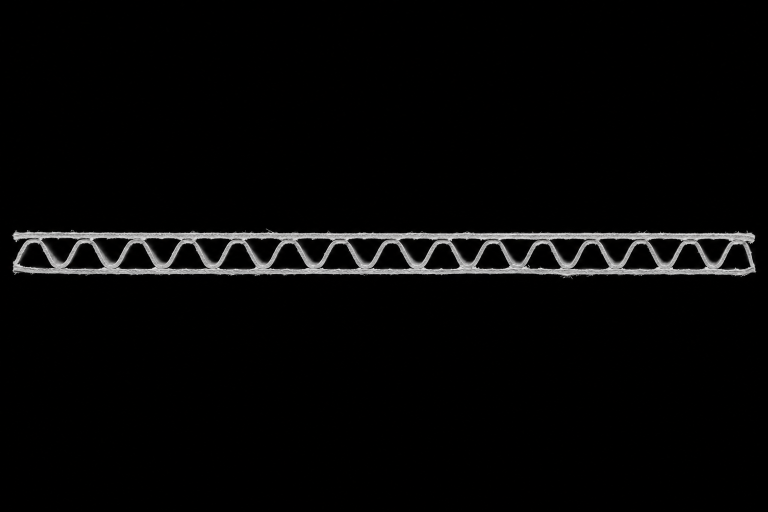
#> input picture data/synthetic_images/native/ai_regular.png, 1536 x 1024 px (shown at 1/2 size); its folder holds 4 pictures in this run
$ python plot_synthetic_images.py
#> lines starting #> are read from the running program, lines starting #| are printed output that depends on the picture; after the words box and inside, x2 and y2 are one past the last pixel; in counts of white or black regions, pixels touching at a corner belong together
### gnn_cb/image_graph.py
"""Inspectable camera image -> material graph -> masked nodal trajectories.

The extraction follows the existing Graph-CB methodology (blur, threshold,
component filtering, skeletonisation and contraction), without importing its
monolithic interactive script. Junction clusters and endpoints are nodes;
degree-two skeleton pixels are retained as edge polylines, not model nodes.
Automatic tracks are observations with uncertainty, never DIC ground truth.
"""
from __future__ import annotations

from dataclasses import asdict, dataclass
import hashlib
import gzip
import json
import os
from pathlib import Path
import re

import cv2
import networkx as nx
import numpy as np
from scipy import ndimage
from scipy.optimize import linear_sum_assignment
from scipy.spatial.distance import cdist
from skimage.morphology import skeletonize


@dataclass(frozen=True)
class ExtractionConfig:
    threshold: float = 20.0
    threshold_mode: str = "fixed"  # fixed reproduces source preprocessing
    gaussian_kernel: int = 7
    gaussian_sigma: float = 1.0
    median_kernel: int = 5
    min_component_pixels: int = 150
    min_component_height: int = 9
    min_spur_length: float = 8.0
    border_tolerance: float = 12.0
    max_track_distance: float = 10.0
    max_gap: int = 2
    ambiguity_margin: float = 1.5
    min_frame_coverage: float = 0.65
    roi: tuple[int, int, int, int] | None = None  # x0,y0,x1,y1; image coordinates


def _gray(image: np.ndarray) -> np.ndarray:
    if image.ndim == 3:
        image = cv2.cvtColor(image[:, :, :3], cv2.COLOR_BGR2GRAY)
    if image.ndim != 2:
        raise ValueError("Expected grayscale or BGR image")
    if image.dtype != np.uint8:
        if not np.isfinite(image).all():
            raise ValueError("Nonfinite image pixels")
        image = np.clip(image, 0, 255).astype(np.uint8)
    return image


def preprocess(image: np.ndarray, config: ExtractionConfig) -> tuple[np.ndarray, dict]:
    """Segment bright material while excluding isolated loading plate lines.

    Component height is measured *before* selecting a specimen. Thin isolated
    horizontal components are omitted, but liners connected to a corrugation
    remain. No closing, gap filling or guessed material bridges are applied.
    """
    gray = _gray(image)
    if config.threshold_mode not in {"fixed", "otsu"}:
        raise ValueError("threshold_mode must be fixed or otsu")
    if config.gaussian_kernel < 1 or config.gaussian_kernel % 2 != 1:
        raise ValueError("gaussian_kernel must be a positive odd integer")
    blurred = cv2.GaussianBlur(gray, (config.gaussian_kernel,) * 2, config.gaussian_sigma)
    if config.threshold_mode == "otsu":
        threshold, binary = cv2.threshold(blurred, 0, 255, cv2.THRESH_BINARY + cv2.THRESH_OTSU)
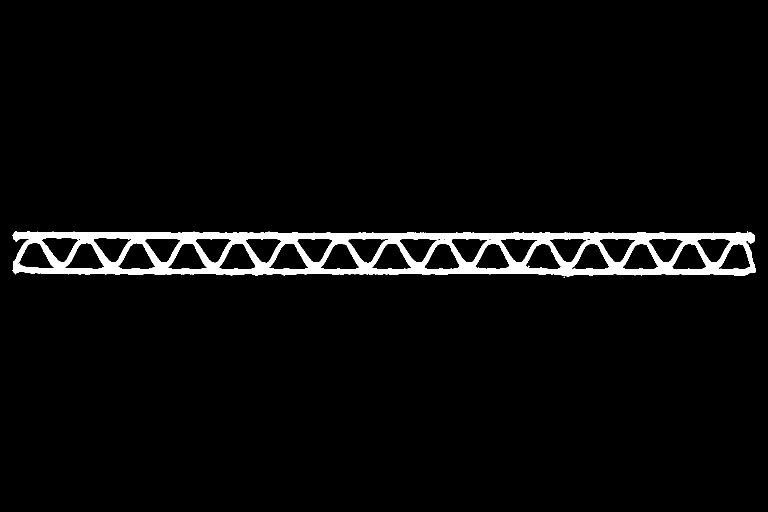
#> binary: shape (1024, 1536) (shown at 1/2 size); 3.8% white; 3 white regions (2 under 20 px), largest, box (x1, y1, x2, y2) and area: (25, 462, 1512, 553) 59132
#> threshold = 80
    else:
        threshold = config.threshold
        _, binary = cv2.threshold(blurred, threshold, 255, cv2.THRESH_BINARY)
    if config.roi is not None:
        x0, y0, x1, y1 = config.roi
        if not 0 <= x0 < x1 <= gray.shape[1] or not 0 <= y0 < y1 <= gray.shape[0]:
            raise ValueError("ROI falls outside image")
        roi_mask = np.zeros_like(binary)
        roi_mask[y0:y1, x0:x1] = 255
        binary &= roi_mask
    nlabels, labels, stats, _ = cv2.connectedComponentsWithStats(binary, connectivity=8)
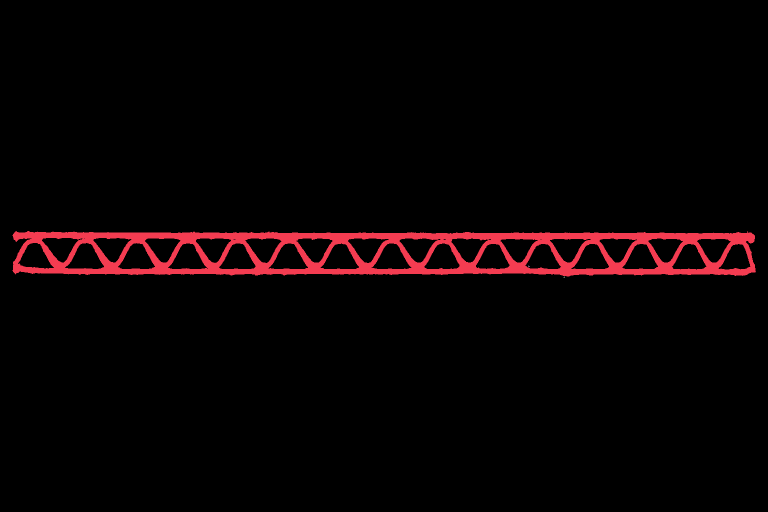
#> labels: shape (1024, 1536) int32 (shown at 1/2 size); 4 distinct labels, from 0 to 3; one colour per label, 0 black
#> nlabels = 4; stats = [[0, 0, 1536, 1024, 1513723], [25, 462, 1487, 91, 59132], [1057, 531, 2, 3, 5], [1127, 553, 3, 3, 4]]
    retained, rejected = [], []
    for label in range(1, nlabels):
        x, y, w, h, area = map(int, stats[label])
        record = {"label": label, "bbox_xywh": [x, y, w, h], "area": area}
        # An intact corrugation spans at least 9 px vertically. Small broken
        # pieces are deliberately withheld and reported instead of stitched.
        if area >= config.min_component_pixels and h >= config.min_component_height:
            retained.append(record)
        else:
            rejected.append(record)
#> this loop made 3 passes
#> after the loop, rejected = 2 items; retained = 1 item
    clean = np.isin(labels, [c["label"] for c in retained]).astype(np.uint8) * 255
#> clean: shape (1024, 1536); 3.8% white; 1 white region, box (x1, y1, x2, y2) and area: (25, 462, 1512, 553) 59132
    if config.median_kernel > 1:
        if config.median_kernel % 2 != 1:
            raise ValueError("median_kernel must be odd")
        clean = cv2.medianBlur(clean, config.median_kernel)
#> clean: shape (1024, 1536); 3.8% white; 1 white region, box (x1, y1, x2, y2) and area: (26, 462, 1511, 553) 59410
    info = {
        "threshold_used": float(threshold), "retained_components": retained,
        "rejected_component_count": len(rejected),
        "retained_foreground_pixels": int(np.count_nonzero(clean)),
        "image_shape": list(gray.shape),
        "foreground_fraction": float(np.mean(clean > 0)),
    }
    return clean > 0, info


def _ordered_points(graph: nx.MultiGraph, u: int, v: int, data: dict) -> np.ndarray:
    points = data["points_xy"]
    return points if np.linalg.norm(points[0] - graph.nodes[u]["xy"]) <= np.linalg.norm(points[-1] - graph.nodes[u]["xy"]) else points[::-1]


def _contract_degree_two(graph: nx.MultiGraph) -> None:
    while True:
        removable = [n for n in graph if graph.degree(n) == 2 and len(set(graph.neighbors(n))) == 2]
        if not removable:
            break
        node = removable[0]
        u, v = list(graph.neighbors(node))
        a = next(iter(graph[u][node].values()))
        b = next(iter(graph[node][v].values()))
        pts = np.vstack([_ordered_points(graph, u, node, a), _ordered_points(graph, node, v, b)])
        graph.remove_node(node)
        graph.add_edge(u, v, points_xy=pts, length_px=float(np.linalg.norm(np.diff(pts, axis=0), axis=1).sum()))


def skeleton_graph(skeleton: np.ndarray, config: ExtractionConfig) -> tuple[nx.MultiGraph, dict]:
    """Collapse the material skeleton into a graph with physical junctions.

    Eight-connected clusters of non-degree-two pixels form one junction. A
    component made solely of degree-two pixels is an isolated ring; three
    evenly spaced anchors retain that cycle instead of deleting it.
    """
    skeleton = np.asarray(skeleton, dtype=bool)
    neighbors_count = ndimage.convolve(skeleton.astype(np.uint8), np.ones((3, 3), dtype=np.uint8), mode="constant") - skeleton
    key_pixels = skeleton & (neighbors_count != 2)
    key_labels, nkeys = ndimage.label(key_pixels, np.ones((3, 3), dtype=np.uint8))
    graph = nx.MultiGraph()
    for label in range(1, nkeys + 1):
        yx = np.argwhere(key_labels == label)
        graph.add_node(label - 1, xy=yx[:, ::-1].mean(axis=0), pixels_yx=yx)
    pixels = set(map(tuple, np.argwhere(skeleton).tolist()))
    offsets = [(dy, dx) for dy in (-1, 0, 1) for dx in (-1, 0, 1) if dy or dx]

    def adjacent(p):
        return [(p[0] + dy, p[1] + dx) for dy, dx in offsets if (p[0] + dy, p[1] + dx) in pixels]

    visited = set()
    for node, data in list(graph.nodes(data=True)):
        for raw in data["pixels_yx"]:
            start = tuple(raw)
            for neighbor in adjacent(start):
                pair = frozenset((start, neighbor))
                if pair in visited or key_labels[neighbor] == node + 1:
                    continue
                path = [start, neighbor]
                visited.add(pair)
                prev, current = start, neighbor
                while key_labels[current] == 0:
                    candidates = [p for p in adjacent(current) if p != prev]
                    if len(candidates) != 1:
                        break
                    nxt = candidates[0]
                    pair = frozenset((current, nxt))
                    if pair in visited:
                        break
                    visited.add(pair)
                    path.append(nxt)
                    prev, current = current, nxt
                end_label = key_labels[current]
                if end_label > 0 and int(end_label) - 1 != node:
                    end = int(end_label) - 1
                    pts = np.vstack([graph.nodes[node]["xy"], np.asarray(path)[:, ::-1], graph.nodes[end]["xy"]])
                    graph.add_edge(node, end, points_xy=pts, length_px=float(np.linalg.norm(np.diff(pts, axis=0), axis=1).sum()))

    # Record isolated rings explicitly. They are unusual for board specimens
    # but valid skeleton material, and are flagged for review below.
    components, ncomponents = ndimage.label(skeleton, np.ones((3, 3), dtype=np.uint8))
    ring_count = 0
    for component in range(1, ncomponents + 1):
        coords = np.argwhere(components == component)
        if not len(coords) or np.any(key_labels[components == component]):
            continue
        start = tuple(coords[0])
        route = [start]
        prev, curr = None, start
        while True:
            candidates = [p for p in adjacent(curr) if p != prev]
            if not candidates:
                break
            nxt = candidates[0]
            if nxt == start:
                break
            route.append(nxt)
            prev, curr = curr, nxt
            if len(route) > len(coords):
                break
        if len(route) < 3:
            continue
        ring_count += 1
        indices = [0, len(route) // 3, 2 * len(route) // 3]
        ids = []
        for index in indices:
            node = max(graph.nodes, default=-1) + 1
            graph.add_node(node, xy=np.asarray(route[index][::-1], dtype=float), pixels_yx=np.asarray([route[index]]), ring_anchor=True)
            ids.append(node)
        extended = route + [route[0]]
        for i in range(3):
            stop = indices[i + 1] if i < 2 else len(route)
            pts = np.asarray(extended[indices[i]:stop + 1])[:, ::-1].astype(float)
            graph.add_edge(ids[i], ids[(i + 1) % 3], points_xy=pts, length_px=float(np.linalg.norm(np.diff(pts, axis=0), axis=1).sum()))
    removed_spurs = 0
    xs = [data["xy"][0] for _, data in graph.nodes(data=True)]
    minx, maxx = (min(xs), max(xs)) if xs else (0, 0)
    while True:
        remove = []
        for n in graph:
            if graph.degree(n) != 1:
                continue
            x = graph.nodes[n]["xy"][0]
            if x <= minx + config.border_tolerance or x >= maxx - config.border_tolerance:
                continue
            edge = next(iter(graph.edges(n, data=True)))[2]
            if edge["length_px"] < config.min_spur_length:
                remove.append(n)
        if not remove:
            break
        removed_spurs += len(remove)
        graph.remove_nodes_from(remove)
        _contract_degree_two(graph)
    graph.remove_nodes_from(list(nx.isolates(graph)))
    # Stable indexing is geometric, unrelated to reference labels or targets.
    order = sorted(graph, key=lambda n: (graph.nodes[n]["xy"][0], graph.nodes[n]["xy"][1]))
    graph = nx.relabel_nodes(graph, {old: new for new, old in enumerate(order)}, copy=True)
    return graph, {"pruned_short_spurs": removed_spurs, "isolated_ring_count": ring_count}


def extract_graph(image: np.ndarray, config: ExtractionConfig | None = None) -> dict:
    config = config or ExtractionConfig()
    binary, metadata = preprocess(image, config)
#> metadata = 6 items
    skeleton = skeletonize(binary)
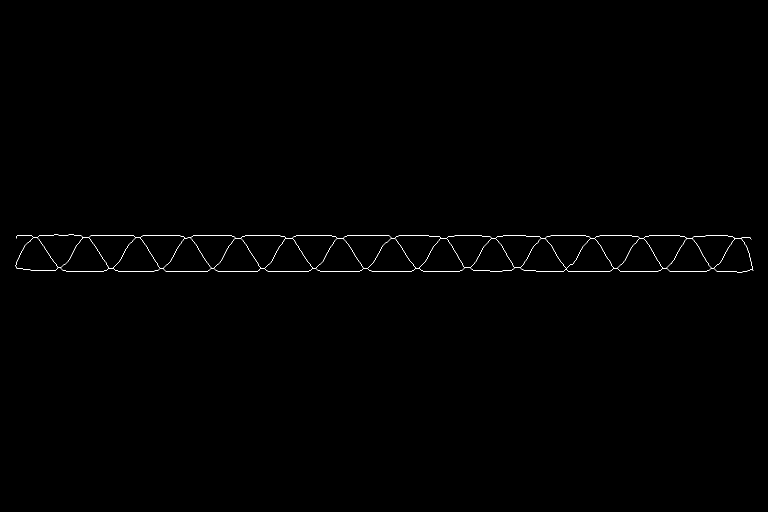
#> skeleton: shape (1024, 1536) bool (shown at 1/2 size); 0.3% white in thin lines or dots, all inside (x1, y1, x2, y2) = (31, 469, 1507, 545)
    graph, graph_info = skeleton_graph(skeleton, config)
#> (the rest of the program and of its run is left out)
